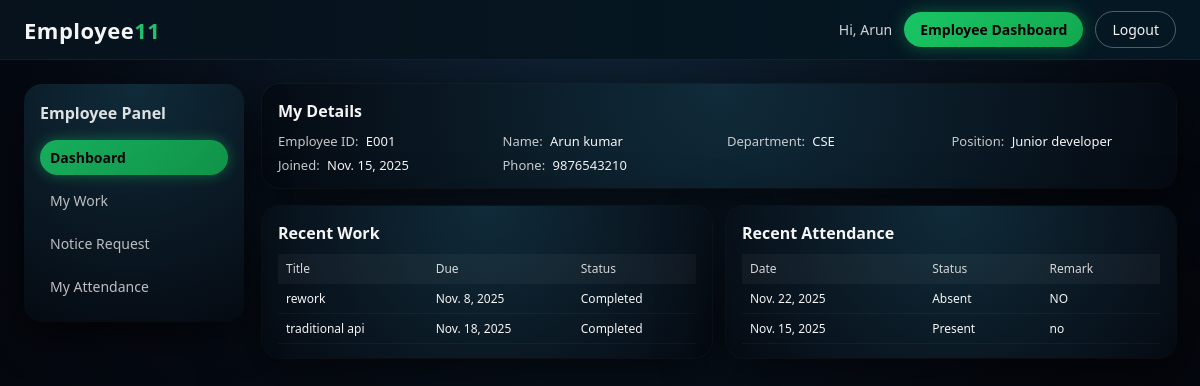
The app's page /employee/dashboard/ (signed in) with its own data.
### ems/models.py (models this page shows, shortened)
class Employee(models.Model):
    user = models.OneToOneField(User, on_delete=models.CASCADE, related_name='employee')
    employee_id = models.CharField(max_length=20, unique=True)
    department = models.CharField(max_length=100)
    position = models.CharField(max_length=100)
    join_date = models.DateField()
    phone = models.CharField(max_length=20, blank=True)

class WorkAssignment(models.Model):
    STATUS_CHOICES = [
        ('PENDING', 'Pending'),
        ('IN_PROGRESS', 'In Progress'),
        ('COMPLETED', 'Completed'),
    ]
    assigner = models.ForeignKey(User, on_delete=models.SET_NULL, null=True, blank=True, related_name='assigned_works')
    tasker = models.ForeignKey(Employee, on_delete=models.CASCADE, related_name='tasks')
    title = models.CharField(max_length=200)
    description = models.TextField()
    assign_date = models.DateTimeField(auto_now_add=True)
    due_date = models.DateField()
    status = models.CharField(max_length=20, choices=STATUS_CHOICES, default='PENDING')

class Attendance(models.Model):
    STATUS_CHOICES = [
        ('PRESENT', 'Present'),
        ('ABSENT', 'Absent'),
        ('LEAVE', 'Leave'),
    ]
    employee = models.ForeignKey(Employee, on_delete=models.CASCADE, related_name='attendance_records')
    date = models.DateField()
    status = models.CharField(max_length=20, choices=STATUS_CHOICES)
    remark = models.CharField(max_length=255, blank=True)
    class Meta:
        unique_together = ('employee', 'date')
        ordering = ['-date']

### ems/views.py (the view)
# urls.py: path('employee/dashboard/', views.employee_dashboard, name='employee_dashboard'),
@login_required
@user_passes_test(is_employee)
def employee_dashboard(request):
    employee = request.user.employee
    tasks = employee.tasks.order_by('-assign_date')[:5]
    attendance = employee.attendance_records.order_by('-date')[:10]
    context = {
        'employee': employee,
        'tasks': tasks,
        'attendance': attendance,
    }
    return render(request, 'employee/employee_dashboard.html', context)

### ems/views.py (called while the page is built)
def is_employee(user):
    return user.is_authenticated and hasattr(user, 'employee') and not user.is_staff

### templates/employee/employee_dashboard.html (shortened to what this page needs)
{% extends 'base.html' %}
{% block content %}
<div class="layout">
    <aside class="sidebar">
        <h3 class="sidebar-title">Employee Panel</h3>
        <nav class="sidebar-nav">
            <a href="{% url 'employee_dashboard' %}" class="sidebar-link active">Dashboard</a>
            <a href="{% url 'employee_work' %}" class="sidebar-link">My Work</a>
            <a href="{% url 'notice_request' %}" class="sidebar-link">Notice Request</a>
            <a href="{% url 'employee_attendance' %}" class="sidebar-link">My Attendance</a>
        </nav>
    </aside>
    <section class="content">
        <div class="card">
            <h3 class="card-title">My Details</h3>
            <div class="detail-grid">
                <p><span class="detail-label">Employee ID:</span> {{ employee.employee_id }}</p>
                <p><span class="detail-label">Name:</span> {{ employee.user.get_full_name|default:employee.user.username }}</p>
                <p><span class="detail-label">Department:</span> {{ employee.department }}</p>
                <p><span class="detail-label">Position:</span> {{ employee.position }}</p>
                <p><span class="detail-label">Joined:</span> {{ employee.join_date }}</p>
                <p><span class="detail-label">Phone:</span> {{ employee.phone }}</p>
            </div>
        </div>
        <div class="grid-2">
            <div class="card">
                <h3 class="card-title">Recent Work</h3>
                <div class="table-wrapper small-table">
                    <table>
                        <thead>
                            <tr>
                                <th>Title</th>
                                <th>Due</th>
                                <th>Status</th>
                            </tr>
                        </thead>
                        <tbody>
                            {% for t in tasks %}
                            <tr>
                                <td>{{ t.title }}</td>
                                <td>{{ t.due_date }}</td>
                                <td>{{ t.get_status_display }}</td>
                            </tr>
                            {% empty %}
                            <tr><td colspan="3">No work assigned</td></tr>
                            {% endfor %}
                        </tbody>
                    </table>
                </div>
            </div>
            <div class="card">
                <h3 class="card-title">Recent Attendance</h3>
                <div class="table-wrapper small-table">
                    <table>
                        <thead>
                            <tr>
                                <th>Date</th>
                                <th>Status</th>
                                <th>Remark</th>
                            </tr>
                        </thead>
                        <tbody>
                            {% for r in attendance %}
                            <tr>
                                <td>{{ r.date }}</td>
                                <td>{{ r.get_status_display }}</td>
                                <td>{{ r.remark }}</td>
                            </tr>
                            {% empty %}
                            <tr><td colspan="3">No records</td></tr>
                            {% endfor %}
                        </tbody>
                    </table>
                </div>
            </div>
        </div>
    </section>
</div>
{% endblock %}

### templates/base.html (shortened to what this page needs)
{% load static %}
<!DOCTYPE html>
<html lang="en">
<head>
    <link rel="stylesheet" href="{% static 'css/style.css' %}">
</head>
<body class="app-bg">
    <header class="top-nav">
        <div class="logo">
            <a href="{% url 'home' %}" style="text-decoration:none;">
                <span class="logo-main">Employee</span><span class="logo-highlight">11</span>
            </a>
        </div>
        <div class="top-nav-right">
            {% if request.user.is_authenticated %}
                <span class="user-label">Hi, {{ request.user.username }}</span>
                {% if request.user.is_staff %}
                    <a href="{% url 'admin_dashboard' %}" class="btn btn-primary">
                        Admin Dashboard
                    </a>
                {% else %}
                    <a href="{% url 'employee_dashboard' %}" class="btn btn-primary">
                        Employee Dashboard
                    </a>
                {% endif %}
                <a href="{% url 'logout' %}" class="btn btn-outline">Logout</a>
            {% endif %}
        </div>
    </header>
    <main class="page-container">
        {% block content %}{% endblock %}
    </main>
</body>
</html>

### static/css/style.css (style rules this page uses)
* { box-sizing: border-box; margin: 0; padding: 0; }
body.app-bg { font-family: system-ui, -apple-system, BlinkMacSystemFont, 'Segoe UI', sans-serif; background: radial-gradient(circle at top, #102437 0, #050911 55%, #020308 100%); color: #f5f5f5; min-height: 100vh; }
a { color: inherit; text-decoration: none; }
.top-nav { height: 60px; padding: 0 24px; display: flex; align-items: center; justify-content: space-between; background: linear-gradient(90deg, #07121c, #041824); border-bottom: 1px solid rgba(255, 255, 255, 0.05); position: sticky; top: 0; z-index: 10; }
.logo { font-weight: 700; font-size: 22px; letter-spacing: 0.5px; }
.logo-main { color: #f5f5f5; }
.logo-highlight { color: #1fc171; }
.top-nav-right { display: flex; align-items: center; gap: 12px; font-size: 14px; }
.user-label { opacity: 0.85; }
.btn { padding: 8px 16px; border-radius: 999px; border: none; font-size: 14px; cursor: pointer; display: inline-flex; align-items: center; justify-content: center; transition: transform 0.1s ease, box-shadow 0.1s ease, background 0.2s ease; white-space: nowrap; }
.btn-primary { background: linear-gradient(135deg, #19c666, #12a84f); color: #000; font-weight: 600; box-shadow: 0 0 18px rgba(25, 198, 102, 0.4); }
.btn-outline { border: 1px solid rgba(255, 255, 255, 0.3); background: transparent; color: #f5f5f5; }
.page-container { padding: 24px; }
.layout { display: grid; grid-template-columns: 220px minmax(0, 1fr); gap: 18px; align-items: flex-start; }
.sidebar { background: radial-gradient(circle at top, #102b3a, #050a12); border-radius: 18px; padding: 18px 16px; box-shadow: 0 14px 40px rgba(0, 0, 0, 0.65); position: sticky; top: 80px; max-height: calc(100vh - 100px); }
.sidebar-title { font-size: 16px; margin-bottom: 16px; opacity: 0.9; }
.sidebar-nav { display: flex; flex-direction: column; gap: 8px; font-size: 14px; }
.sidebar-link { padding: 8px 10px; border-radius: 999px; color: #dcdcdc; opacity: 0.85; transition: background 0.15s ease, color 0.15s ease, transform 0.1s ease; }
.sidebar-link.active { background: linear-gradient(135deg, #19c666, #12a84f); color: #000; font-weight: 600; box-shadow: 0 0 14px rgba(25, 198, 102, 0.5); }
.content { display: flex; flex-direction: column; gap: 18px; }
.card { background: radial-gradient(circle at top, #102b3a, #050a12); border-radius: 18px; padding: 16px 16px 14px; box-shadow: 0 0 0 1px rgba(255, 255, 255, 0.03), 0 18px 60px rgba(0, 0, 0, 0.7); }
.card-title { margin-bottom: 10px; font-size: 16px; font-weight: 600; }
.grid-2 { display: grid; grid-template-columns: repeat(auto-fit, minmax(260px, 1fr)); gap: 14px; }
.table-wrapper { margin-top: 6px; overflow-x: auto; }
table { width: 100%; border-collapse: collapse; font-size: 13px; }
thead { background: rgba(255, 255, 255, 0.04); }
th, td { padding: 6px 8px; text-align: left; border-bottom: 1px solid rgba(255, 255, 255, 0.04); }
th { font-weight: 500; opacity: 0.85; }
.small-table table { font-size: 12px; }
.detail-grid { display: grid; grid-template-columns: repeat(auto-fit, minmax(200px, 1fr)); gap: 6px 16px; font-size: 13px; margin-top: 6px; }
.detail-label { opacity: 0.8; font-weight: 500; margin-right: 4px; }

### records on screen
Employee: employee_id "E001", user.get_full_name "Arun kumar", department "CSE", position "Junior developer", join_date "Nov. 15, 2025", phone "9876543210"
WorkAssignment: title "rework", due_date "Nov. 8, 2025", status "Completed"
WorkAssignment: title "traditional api", due_date "Nov. 18, 2025", status "Completed"
Attendance: date "Nov. 22, 2025", status "Absent", remark "NO"
Attendance: date "Nov. 15, 2025", status "Present", remark "no"

### other values on screen
{{ request.user.username }} "Arun"
